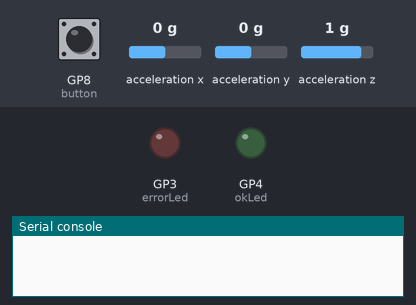
This program was run on a simulated Raspberry Pi Pico running MicroPython. Shown: output pins drawn as LEDs (lit = HIGH), the last lines printed to the serial console. Wiring (from the project's diagram.json): red LED on GP3, green LED on GP4, green button on GP8. Dashed ring = blinking. The test bench sets the inputs (shaded band); at power-on: GP8 (button) HIGH, acceleration z 1 g, acceleration x 0 g, acceleration y 0 g.

Above: at 1.3 s.
1.4 s: GP8 (button) pulled LOW for 0.15 s
At 2.3 s:
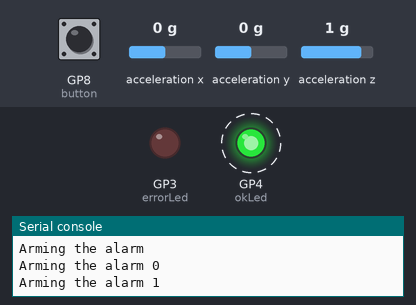
4.5 s: GP8 (button) pulled LOW for 3.2 s
At 6.4 s:
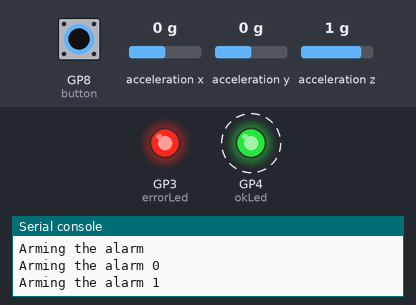
9.2 s: GP8 (button) pulled LOW for 1 s
13.2 s: acceleration z set to 0.3 g
At 14.6 s:
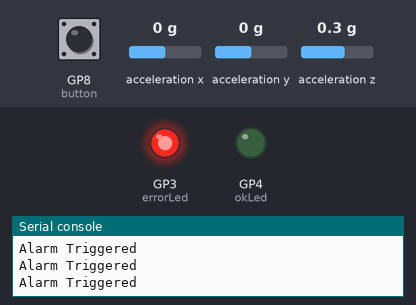
15.1 s: acceleration z set to 0 g
Timing chart, 0 to 17.6 s (numbered marks = the images above; inputs shaded):
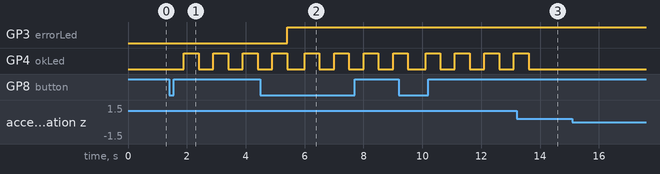

The program:

main.py
```python
from mpu6050 import MPU6050
from machine import Pin
import time

time.sleep(0.1) # Wait for USB to become ready

# configure the pins
errorLed = Pin(3, Pin.OUT)
okLed = Pin(4, Pin.OUT)
button = Pin(8, Pin.IN)

# indicate if the alarm is armed
alarm_armed = False

# configure the accelerometer
i2c = machine.I2C(1, sda=Pin(14), scl=Pin(15))
mpu = MPU6050(i2c)

# wake up the MPU6050 from sleep
mpu.wake()

def flash_led():
    # Flash the on led 4 times in 2 seocnds
    for flash_count in range(8):
        print(f'Arming the alarm {flash_count}')
        okLed.value(flash_count % 2)
        time.sleep(0.5)

def get_strength(mpu):
    # Gets the combined acceleration measurement across all 3 axis as a +ve value in g
    accel = mpu.read_accel_data()
    return sum(abs(a) for a in accel)

while True:

    # Arm the alarm
    if button.value() == 0:
        alarm_armed = True
        print('Arming the alarm')
        flash_led()

    # Check if the alarm has been triggered
    if alarm_armed and get_strength(mpu) > 0.1:
        errorLed.high()
        okLed.low()
        print('Alarm Triggered')

    time.sleep(0.1)
```

Measured:
- after the input at 1.4 s, GP4 (okLed): alternates HIGH for 0.50 s and LOW for 0.50 s, starting after 0.50 s
- after the input at 15.1 s, every drawn part: stays the same
